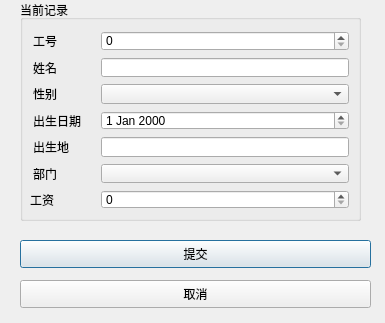
<?xml version="1.0" encoding="UTF-8"?>
<ui version="4.0">
 <class>EditDialog</class>
 <widget class="QDialog" name="EditDialog">
  <property name="geometry">
   <rect>
    <x>0</x>
    <y>0</y>
    <width>385</width>
    <height>323</height>
   </rect>
  </property>
  <property name="windowTitle">
   <string>Dialog</string>
  </property>
  <property name="windowIcon">
   <iconset resource="res.qrc">
    <normaloff>:/icon/image1/copy-double.png</normaloff>:/icon/image1/copy-double.png</iconset>
  </property>
  <widget class="QGroupBox" name="groupBox_4">
   <property name="geometry">
    <rect>
     <x>20</x>
     <y>0</y>
     <width>341</width>
     <height>221</height>
    </rect>
   </property>
   <property name="title">
    <string>当前记录</string>
   </property>
   <widget class="QSpinBox" name="spinBox_id">
    <property name="geometry">
     <rect>
      <x>81</x>
      <y>31</y>
      <width>248</width>
      <height>20</height>
     </rect>
    </property>
    <property name="maximum">
     <number>1000000</number>
    </property>
   </widget>
   <widget class="QLineEdit" name="lineEdit_name">
    <property name="geometry">
     <rect>
      <x>81</x>
      <y>58</y>
      <width>248</width>
      <height>19</height>
     </rect>
    </property>
   </widget>
   <widget class="QComboBox" name="comboBox_sex">
    <property name="geometry">
     <rect>
      <x>81</x>
      <y>84</y>
      <width>248</width>
      <height>20</height>
     </rect>
    </property>
   </widget>
   <widget class="QDateEdit" name="dateEdit_birthdata">
    <property name="geometry">
     <rect>
      <x>81</x>
      <y>111</y>
      <width>248</width>
      <height>19</height>
     </rect>
    </property>
   </widget>
   <widget class="QComboBox" name="comboBox_part">
    <property name="geometry">
     <rect>
      <x>81</x>
      <y>164</y>
      <width>248</width>
      <height>19</height>
     </rect>
    </property>
   </widget>
   <widget class="QSpinBox" name="spinBox_money">
    <property name="geometry">
     <rect>
      <x>81</x>
      <y>190</y>
      <width>248</width>
      <height>19</height>
     </rect>
    </property>
    <property name="maximum">
     <number>100000</number>
    </property>
   </widget>
   <widget class="QLineEdit" name="lineEdit_part">
    <property name="geometry">
     <rect>
      <x>81</x>
      <y>137</y>
      <width>248</width>
      <height>20</height>
     </rect>
    </property>
   </widget>
   <widget class="QLabel" name="label_7">
    <property name="geometry">
     <rect>
      <x>13</x>
      <y>165</y>
      <width>60</width>
      <height>17</height>
     </rect>
    </property>
    <property name="text">
     <string>部门</string>
    </property>
   </widget>
   <widget class="QLabel" name="label_6">
    <property name="geometry">
     <rect>
      <x>13</x>
      <y>138</y>
      <width>60</width>
      <height>18</height>
     </rect>
    </property>
    <property name="text">
     <string>出生地</string>
    </property>
   </widget>
   <widget class="QLabel" name="label_5">
    <property name="geometry">
     <rect>
      <x>13</x>
      <y>112</y>
      <width>60</width>
      <height>17</height>
     </rect>
    </property>
    <property name="text">
     <string>出生日期</string>
    </property>
   </widget>
   <widget class="QLabel" name="label_4">
    <property name="geometry">
     <rect>
      <x>13</x>
      <y>85</y>
      <width>60</width>
      <height>18</height>
     </rect>
    </property>
    <property name="text">
     <string>性别</string>
    </property>
   </widget>
   <widget class="QLabel" name="label_3">
    <property name="geometry">
     <rect>
      <x>13</x>
      <y>59</y>
      <width>60</width>
      <height>17</height>
     </rect>
    </property>
    <property name="sizePolicy">
     <sizepolicy hsizetype="Preferred" vsizetype="Preferred">
      <horstretch>7</horstretch>
      <verstretch>0</verstretch>
     </sizepolicy>
    </property>
    <property name="text">
     <string>姓名</string>
    </property>
   </widget>
   <widget class="QLabel" name="label_2">
    <property name="geometry">
     <rect>
      <x>13</x>
      <y>32</y>
      <width>60</width>
      <height>18</height>
     </rect>
    </property>
    <property name="sizePolicy">
     <sizepolicy hsizetype="Preferred" vsizetype="Preferred">
      <horstretch>0</horstretch>
      <verstretch>0</verstretch>
     </sizepolicy>
    </property>
    <property name="text">
     <string>工号</string>
    </property>
   </widget>
   <widget class="QLabel" name="label">
    <property name="geometry">
     <rect>
      <x>10</x>
      <y>190</y>
      <width>69</width>
      <height>19</height>
     </rect>
    </property>
    <property name="text">
     <string>工资</string>
    </property>
   </widget>
  </widget>
  <widget class="QPushButton" name="pushButton_submit">
   <property name="geometry">
    <rect>
     <x>20</x>
     <y>240</y>
     <width>351</width>
     <height>28</height>
    </rect>
   </property>
   <property name="text">
    <string>提交</string>
   </property>
  </widget>
  <widget class="QPushButton" name="pushButton_cancel">
   <property name="geometry">
    <rect>
     <x>20</x>
     <y>280</y>
     <width>351</width>
     <height>28</height>
    </rect>
   </property>
   <property name="text">
    <string>取消</string>
   </property>
  </widget>
 </widget>
 <resources>
  <include location="res.qrc"/>
 </resources>
 <connections>
  <connection>
   <sender>pushButton_cancel</sender>
   <signal>clicked()</signal>
   <receiver>EditDialog</receiver>
   <slot>reject()</slot>
   <hints>
    <hint type="sourcelabel">
     <x>195</x>
     <y>293</y>
    </hint>
    <hint type="destinationlabel">
     <x>192</x>
     <y>156</y>
    </hint>
   </hints>
  </connection>
 </connections>
</ui>
